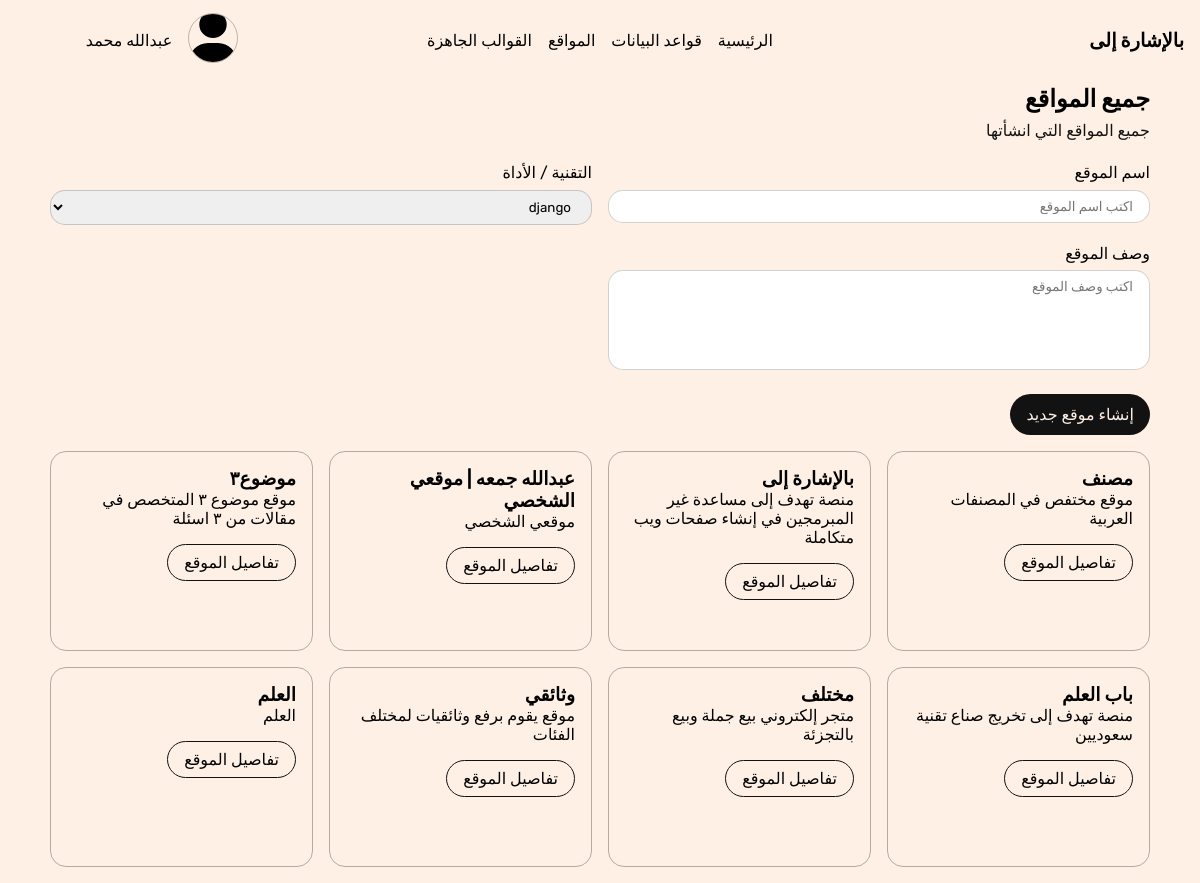
The app's page /websites/all/, older data.
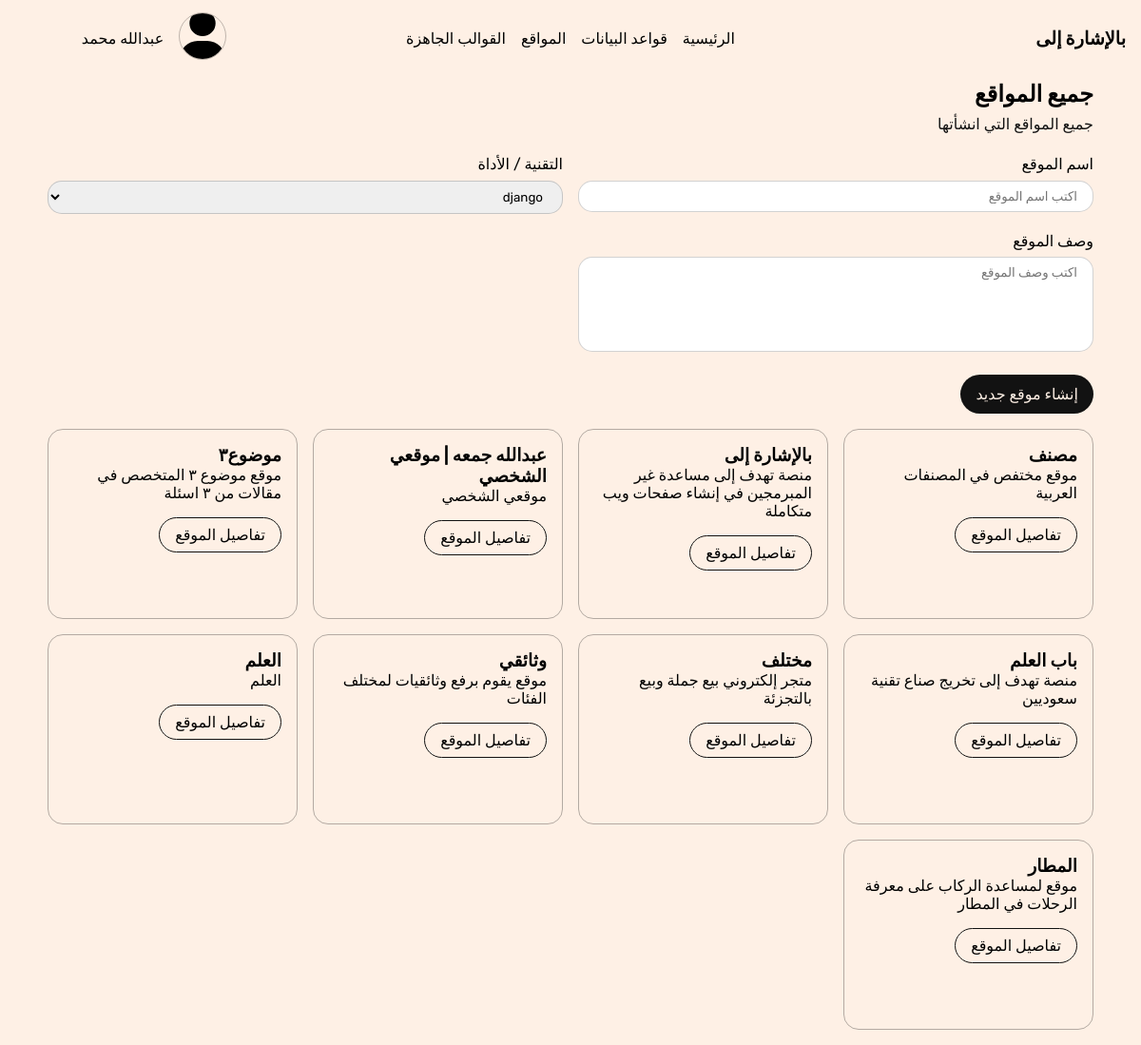
The same page, newer data.
### website/models.py (models this page shows, shortened)
class Website(models.Model):
    name = models.CharField(max_length=255, verbose_name="اسم الموقع")
    description = models.TextField(verbose_name="الوصف", blank=True, null=True)
    tool = models.ForeignKey(Tool, on_delete=models.SET_NULL, blank=True, null=True, verbose_name="اللغة / إطار العمل")
    date_created = models.DateTimeField(null=True, blank=True, verbose_name="تاريخ الإنشاء", auto_now_add=True)
    class Meta:
        verbose_name = 'موقع'
        verbose_name_plural = "المواقع"

### website/views.py (the view)
# urls.py: path('all/', all_websites, name='all-websites'),
def all_websites(request):
    websites = Website.objects.all()
    tools = Tool.objects.all()
    context = {
        'websites': websites,
        'tools': tools,
    }
    return render(request,'all-websites.html', context)

### templates/all-websites.html (shortened to what this page needs)
{% extends 'base.html' %}
{% load static %}
{% block stylesheets %}
    <link rel="stylesheet" href="{% static 'css/add-website-form.css' %}">
{% endblock stylesheets %}
{% block content %}
<section class="all-websites">
    <div class="container">
        <div class="section__heading">
            <h1 class="section__heading__title">جميع المواقع</h1>
            <p class="section__heading__text">جميع المواقع التي انشأتها</p>
            <form method="POST">
                <div class="add-website-form">
                        <div class="field">
                            <p>اسم الموقع</p>
                            <input name="website-name-input" type="text" placeholder="اكتب اسم الموقع" class="input text-input">
                        </div>
                        <div class="field">
                            <p>التقنية / الأداة</p>
                            <select class="" name="website-tool-input" id="website-tool-input">
                                {% for tool in tools %}
                                    <option value="{{tool.id}}">{{tool.name}}</option>
                                {% endfor %}
                            </select>
                        </div>
                        <div class="field">
                            <p>وصف الموقع</p>
                            <textarea name="website-description-input" id="" placeholder="اكتب وصف الموقع" class="" ></textarea>
                        </div>
                </div>
            </form>
            <a id="btn-add-website" class="btn btn-solid-dark">إنشاء موقع جديد</a>
        </div>
        <div class="section__content" id="section__all_websites">
            <div class="grid all-websites-grid">
                {% for website in websites %}
                <div class="col website">
                    <h3>{{website.name}}</h3>
                    <p>
                        {{website.description}}
                    </p>
                    <a href="#" class="btn btn-outline btn-open-website">تفاصيل الموقع</a>
                </div>
                {% endfor %}
            </div>
        </div>
    </div>
</section>
{% endblock content %}

Row changes from the older to the newer data that the page shows:
added Website: name "المطار", description "موقع لمساعدة الركاب على معرفة الرحلات في المطار"
